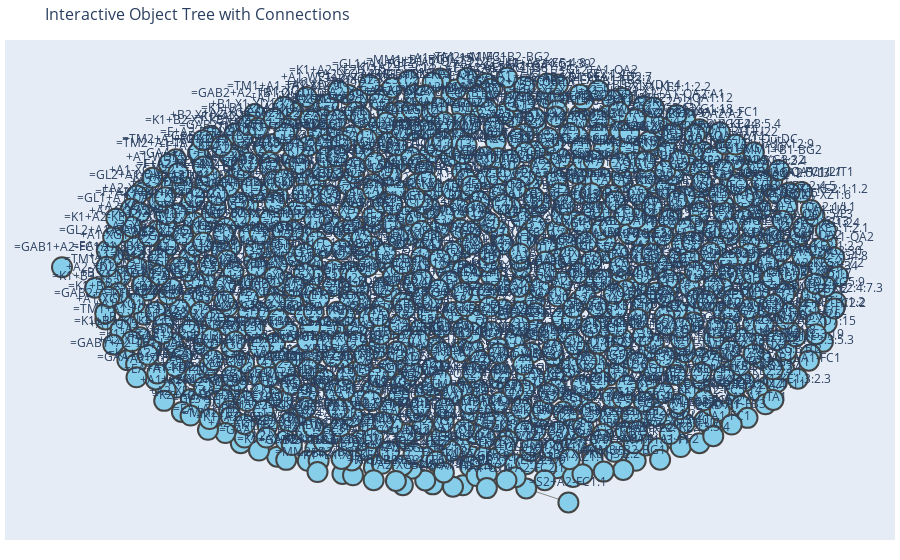

The notebook cell saved with this chart:
### Code cell
import plotly.graph_objects as go
import networkx as nx


def build_graph(objects, connections, configs):
    """
    Build a networkx graph from objects + connections.
    Each object is a node; edges come from connections.
    """
    G = nx.DiGraph()

    # Add object nodes
    for obj in objects:
        node_id = obj.get_name(configs)
        if not node_id:  # Skip empty objects
            continue
        # Create description from attributes
        desc_parts = [f"{attr.name}: {attr.value}" for attr in obj.attributes]
        desc = "<br>".join(desc_parts) if desc_parts else "No attributes"
        G.add_node(node_id, label=node_id, description=desc)

    # Add connection edges
    for conn in connections:
        von_name = conn.von.get_name(configs) if conn.von else None
        bis_name = conn.bis.get_name(configs) if conn.bis else None
        edge_label = conn.tag.tag_str if conn.tag.tag_str else "connection"

        if von_name and bis_name and von_name != bis_name:
            # Create description from connection attributes
            desc_parts = [f"{attr.name}: {attr.value}" for attr in conn.attributes]
            desc = "<br>".join(desc_parts) if desc_parts else edge_label
            G.add_edge(von_name, bis_name, label=edge_label, description=desc)

    return G


def plot_graph(G):
    """
    Plot the graph interactively with Plotly.
    Hover shows node/edge attributes.
    """
    if len(G.nodes()) == 0:
        print("No nodes to display in graph")
        return None

    pos = nx.spring_layout(G, seed=42)

    # Extract edges
    edge_x = []
    edge_y = []
    edge_text = []
    for edge in G.edges(data=True):
        x0, y0 = pos[edge[0]]
        x1, y1 = pos[edge[1]]
        edge_x.extend([x0, x1, None])
        edge_y.extend([y0, y1, None])
        edge_text.append(edge[2].get("description", ""))

    edge_trace = go.Scatter(
        x=edge_x,
        y=edge_y,
        line=dict(width=1, color="#888"),
        hoverinfo="text",
        mode="lines",
    )

    # Extract nodes
    node_x = []
    node_y = []
    node_text = []
    for node, data in G.nodes(data=True):
        x, y = pos[node]
        node_x.append(x)
        node_y.append(y)
        node_text.append(f"{data['label']}<br>{data['description']}")

    node_trace = go.Scatter(
        x=node_x,
        y=node_y,
        mode="markers+text",
        text=[n for n in G.nodes()],
        textposition="top center",
        hoverinfo="text",
        hovertext=node_text,
        marker=dict(showscale=False, color="skyblue", size=20, line_width=2),
    )

    fig = go.Figure(
        data=[edge_trace, node_trace],
        layout=go.Layout(
            title=dict(
                text="Interactive Object Tree with Connections", font=dict(size=16)
            ),
            showlegend=False,
            hovermode="closest",
            margin=dict(b=20, l=5, r=5, t=40),
            xaxis=dict(showgrid=False, zeroline=False, showticklabels=False),
            yaxis=dict(showgrid=False, zeroline=False, showticklabels=False),
        ),
    )

    return fig


# Build + plot
G = build_graph(mngr.objects, mngr.connections, mngr.configs)
fig = plot_graph(G)
if fig:
    fig.show()

### Figure 1 — Plotly figure (JSON) as saved in the notebook; plotly's stock layout.template omitted (floating-point values rounded to 4 significant figures; data arrays with more than 128 entries replaced by an {"elided": "..."} marker saying what was removed)
{"data": [{"hoverinfo": "text", "line": {"color": "#888", "width": 1}, "mode": "lines", "type": "scatter", "x": {"elided": "1725 float values"}, "y": {"elided": "1725 float values"}}, {"hoverinfo": "text", "hovertext": {"elided": "1021 str values"}, "marker": {"color": "skyblue", "line": {"width": 2}, "showscale": false, "size": 20}, "mode": "markers+text", "text": {"elided": "1021 str values"}, "textposition": "top center", "type": "scatter", "x": {"elided": "1021 float values"}, "y": {"elided": "1021 float values"}}], "layout": {"hovermode": "closest", "margin": {"b": 20, "l": 5, "r": 5, "t": 40}, "showlegend": false, "title": {"font": {"size": 16}, "text": "Interactive Object Tree with Connections"}, "xaxis": {"showgrid": false, "showticklabels": false, "zeroline": false}, "yaxis": {"showgrid": false, "showticklabels": false, "zeroline": false}}}
